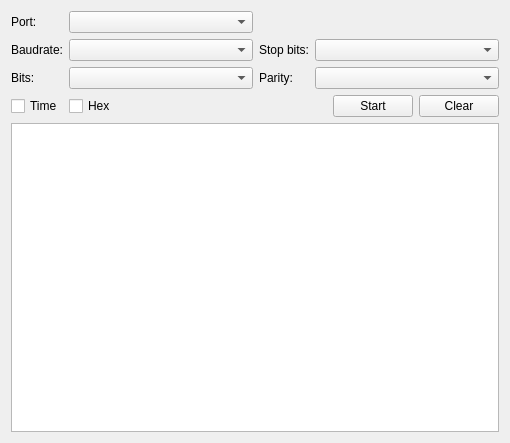
<?xml version="1.0" encoding="UTF-8"?>
<ui version="4.0">
 <class>SerialWidget</class>
 <widget class="QWidget" name="SerialWidget">
  <property name="geometry">
   <rect>
    <x>0</x>
    <y>0</y>
    <width>510</width>
    <height>443</height>
   </rect>
  </property>
  <property name="windowTitle">
   <string>Form</string>
  </property>
  <layout class="QVBoxLayout" name="verticalLayout">
   <item>
    <layout class="QGridLayout" name="gridLayout">
     <item row="0" column="0">
      <widget class="QLabel" name="label">
       <property name="text">
        <string>Port:</string>
       </property>
      </widget>
     </item>
     <item row="0" column="1">
      <widget class="QComboBox" name="comboBoxPort">
       <property name="sizePolicy">
        <sizepolicy hsizetype="MinimumExpanding" vsizetype="Fixed">
         <horstretch>0</horstretch>
         <verstretch>0</verstretch>
        </sizepolicy>
       </property>
      </widget>
     </item>
     <item row="1" column="0">
      <widget class="QLabel" name="label_5">
       <property name="text">
        <string>Baudrate:</string>
       </property>
      </widget>
     </item>
     <item row="1" column="1">
      <widget class="QComboBox" name="comboBoxBaudrate">
       <property name="sizePolicy">
        <sizepolicy hsizetype="MinimumExpanding" vsizetype="Fixed">
         <horstretch>0</horstretch>
         <verstretch>0</verstretch>
        </sizepolicy>
       </property>
      </widget>
     </item>
     <item row="1" column="2">
      <widget class="QLabel" name="label_3">
       <property name="text">
        <string>Stop bits:</string>
       </property>
      </widget>
     </item>
     <item row="1" column="3">
      <widget class="QComboBox" name="comboBoxStop">
       <property name="sizePolicy">
        <sizepolicy hsizetype="MinimumExpanding" vsizetype="Fixed">
         <horstretch>0</horstretch>
         <verstretch>0</verstretch>
        </sizepolicy>
       </property>
      </widget>
     </item>
     <item row="2" column="0">
      <widget class="QLabel" name="label_2">
       <property name="text">
        <string>Bits:</string>
       </property>
      </widget>
     </item>
     <item row="2" column="1">
      <widget class="QComboBox" name="comboBoxBits">
       <property name="sizePolicy">
        <sizepolicy hsizetype="MinimumExpanding" vsizetype="Fixed">
         <horstretch>0</horstretch>
         <verstretch>0</verstretch>
        </sizepolicy>
       </property>
      </widget>
     </item>
     <item row="2" column="2">
      <widget class="QLabel" name="label_4">
       <property name="text">
        <string>Parity:</string>
       </property>
      </widget>
     </item>
     <item row="2" column="3">
      <widget class="QComboBox" name="comboBoxParity">
       <property name="sizePolicy">
        <sizepolicy hsizetype="MinimumExpanding" vsizetype="Fixed">
         <horstretch>0</horstretch>
         <verstretch>0</verstretch>
        </sizepolicy>
       </property>
      </widget>
     </item>
    </layout>
   </item>
   <item>
    <layout class="QHBoxLayout" name="horizontalLayout">
     <item>
      <widget class="QCheckBox" name="checkBoxTime">
       <property name="text">
        <string>Time</string>
       </property>
      </widget>
     </item>
     <item>
      <widget class="QCheckBox" name="checkBoxHex">
       <property name="text">
        <string>Hex</string>
       </property>
      </widget>
     </item>
     <item>
      <spacer name="horizontalSpacer">
       <property name="orientation">
        <enum>Qt::Horizontal</enum>
       </property>
       <property name="sizeHint" stdset="0">
        <size>
         <width>40</width>
         <height>20</height>
        </size>
       </property>
      </spacer>
     </item>
     <item>
      <widget class="QPushButton" name="pushButtonStart">
       <property name="text">
        <string>Start</string>
       </property>
      </widget>
     </item>
     <item>
      <widget class="QPushButton" name="pushButtonClear">
       <property name="text">
        <string>Clear</string>
       </property>
      </widget>
     </item>
    </layout>
   </item>
   <item>
    <widget class="QColumnView" name="columnViewOutput"/>
   </item>
  </layout>
 </widget>
 <resources/>
 <connections/>
</ui>
